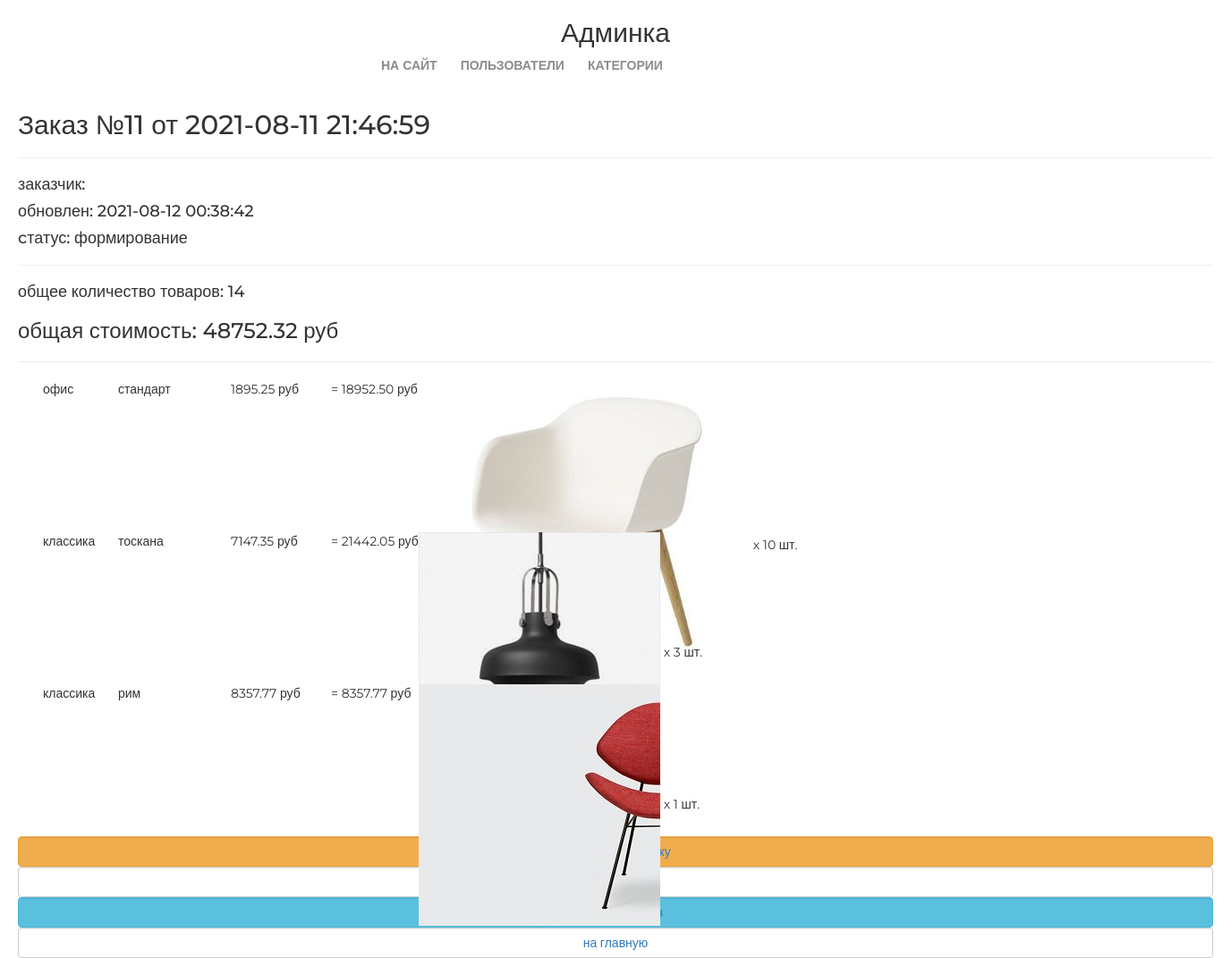
Screenshot of /orders/read/11/ with the database file from the repository.
### ordersapp/models.py (models this page shows, shortened)
class Order(models.Model):
    FORMING = 'FM'
    SENT_TO_PROCEED = 'STP'
    DELIVERY = 'DLV'
    DONE = 'DN'
    CANCELED = 'CNC'
    STATUSES = (
        (FORMING, 'формирование'),
        (SENT_TO_PROCEED, 'передан в обработку'),
        (DELIVERY, 'передан курьеру'),
        (DONE, 'выдан'),
        (CANCELED, 'отменен'),
    )
    user = models.ForeignKey(settings.AUTH_USER_MODEL, on_delete=models.CASCADE)
    status = models.CharField(choices=STATUSES, default=FORMING, max_length=3)
    is_active = models.BooleanField(default=True)
    created = models.DateTimeField(auto_now_add=True)
    updated = models.DateTimeField(auto_now=True)
    def get_total_quantity(self):
        items = self.orderitems.select_related()
        return sum(list(map(lambda x: x.quantity, items)))
    def get_total_cost(self):
        items = self.orderitems.select_related()
        return sum(list(map(lambda x: x.get_product_cost, items)))
    class Meta:
        ordering = ('-created',)
        verbose_name = 'заказ'
        verbose_name_plural = 'заказы'

class OrderItem(models.Model):
    objects = OrderItemQuerySet.as_manager()
    order = models.ForeignKey(Order, on_delete=models.CASCADE, related_name='orderitems')
    product = models.ForeignKey(Product, on_delete=models.CASCADE)
    quantity = models.IntegerField(default=0)
    @property
    def get_product_cost(self):
        return self.quantity * self.product.price

### mainapp/models.py (models this page shows, shortened)
class Product(models.Model):
    id = models.AutoField(primary_key=True)
    category = models.ForeignKey(ProductCategory, on_delete=models.CASCADE)
    name = models.CharField(verbose_name='имя продукта', max_length=128)
    image = models.ImageField(upload_to='products_images', blank=True)
    short_desc = models.CharField(verbose_name='краткое описание продукта', max_length=60, blank=True)
    description = models.TextField(verbose_name='описание продукта', blank=True)
    price = models.DecimalField(verbose_name='цена продукта', max_digits=8, decimal_places=2, default=0)
    quantity = models.PositiveIntegerField(verbose_name='количество на складе', default=0)
    is_active = models.BooleanField(verbose_name='категория активна', default=True)

class ProductCategory(models.Model):
    id = models.AutoField(primary_key=True)
    name = models.CharField(verbose_name='название категории', max_length=64, unique=True)
    description = models.TextField(verbose_name='описание категории', blank=True)
    is_active = models.BooleanField(verbose_name='категория активна', default=True)

### ordersapp/views.py (the view)
# urls.py: path('read/<pk>/', views.OrderItemsRead.as_view(), name='order_read'),
class OrderItemsRead(DetailView):
    model = Order

### adminapp/templatetags/my_tags.py (called while the page is built)
def media_folder_products(string):
    if not string:
        string = 'products_images/default.jpg'
    return f'{settings.MEDIA_URL}{string}'

### mainapp/context_processors.py (called while the page is built)
def basket(request):
    basket_list = []
    if request.user.is_authenticated:
        basket_list = Basket.get_items(user=request.user)
    return {
        'basket': basket_list
    }

### ordersapp/templates/ordersapp/order_detail.html
{% extends "ordersapp/base.html" %}
{% load static %}
{% load my_tags %}
{% block content %}
   {% include 'ordersapp/includes/inc_order_summary.html' %}
   <div class="basket_list">
       {% for item in object.orderitems.select_related %}
           <div class="basket_record">
               <img src="{{ item.product.image|media_folder_products }}"
                    alt="{{ item.product.short_desc }}">
               <span class="category_name">
                   {{ item.product.category.name }}
               </span>
               <span class="product_name">{{ item.product.name }}</span>
               <span class="product_price">
                   {{ item.product.price }}&nbspруб
               </span>
               <span class="product_quantity">
                   x {{ item.quantity }} шт.
               </span>
               <span class="product_cost">
                    = {{ item.get_product_cost }}&nbspруб
               </span>
           </div>
       {% endfor %}
   </div>
   {% include 'ordersapp/includes/inc_order_actions.html' %}
{% endblock %}

### ordersapp/templates/ordersapp/includes/inc_order_summary.html (shortened to what this page needs)
{% if object %}
   <div class="h2">Заказ №{{ object.pk }} от {{ object.created|date:"Y-m-d H:i:s" }}</div>
   <hr>
   <div class="h4">заказчик: {{ user.last_name }} {{ user.first_name }} </div>
   <div class="h4">обновлен: {{ object.updated|date:"Y-m-d H:i:s" }}</div>
   <div class="h4">cтатус: {{ object.get_status_display }}</div>
   <hr>
   <div class="h4">
       общее количество товаров: <span class="order_total_quantity">{{ object.get_total_quantity }}</span>
   </div>
   <div class="h3">
       общая стоимость: <span class="order_total_cost">{{ object.get_total_cost }}</span> руб
   </div>
{% endif %}
<hr>

### static/css/style.css (style rules this page uses)
* { margin: 0; padding: 0; }
body { font-family: 'Montserrat', sans-serif; }
html, body { height: 100%; }
.basket_list span.category_name { margin-left: 2em; width: 5em; position: relative; display: block; float: left; }
.basket_list span.product_name { margin-left: 1em; width: 8em; position: relative; display: block; float: left; }
.basket_list span.product_price { margin-left: 1em; width: 7em; position: relative; display: block; float: left; }
.basket_list span.product_cost { margin-left: 1em; width: 7em; position: relative; display: block; float: left; }
.basket_list .basket_record { position: relative; display: block; height: 170px; float: none; }

### rows the page displays
Order: pk "11", created "2021-08-11 21:46:59", updated "2021-08-12 00:38:42", status "формирование", get_total_quantity "14", get_total_cost "48752.32"
OrderItem: product.category.name "офис", product.name "стандарт", product.price "1895.25", quantity "10", get_product_cost "18952.50"
OrderItem: product.image|media_folder_products (picture), product.category.name "классика", product.name "тоскана", product.price "7147.35", quantity "3", get_product_cost "21442.05"
OrderItem: product.image|media_folder_products (picture), product.category.name "классика", product.name "рим", product.price "8357.77", quantity "1", get_product_cost "8357.77"
